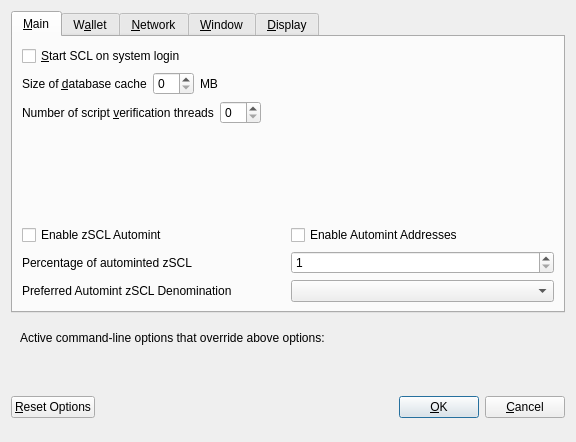
<?xml version="1.0" encoding="UTF-8"?>
<ui version="4.0">
 <class>OptionsDialog</class>
 <widget class="QDialog" name="OptionsDialog">
  <property name="geometry">
   <rect>
    <x>0</x>
    <y>0</y>
    <width>576</width>
    <height>442</height>
   </rect>
  </property>
  <property name="windowTitle">
   <string>Options</string>
  </property>
  <property name="modal">
   <bool>true</bool>
  </property>
  <layout class="QVBoxLayout" name="verticalLayout">
   <item>
    <widget class="QTabWidget" name="tabWidget">
     <property name="currentIndex">
      <number>0</number>
     </property>
     <widget class="QWidget" name="tabMain">
      <attribute name="title">
       <string>&amp;Main</string>
      </attribute>
      <layout class="QVBoxLayout" name="verticalLayout_Main">
       <item>
        <widget class="QCheckBox" name="bitcoinAtStartup">
         <property name="toolTip">
          <string>Automatically start SCL after logging in to the system.</string>
         </property>
         <property name="text">
          <string>&amp;Start SCL on system login</string>
         </property>
        </widget>
       </item>
       <item>
        <layout class="QHBoxLayout" name="horizontalLayout_2_Main">
         <item>
          <widget class="QLabel" name="databaseCacheLabel">
           <property name="text">
            <string>Size of &amp;database cache</string>
           </property>
           <property name="textFormat">
            <enum>Qt::PlainText</enum>
           </property>
           <property name="buddy">
            <cstring>databaseCache</cstring>
           </property>
          </widget>
         </item>
         <item>
          <widget class="QSpinBox" name="databaseCache"/>
         </item>
         <item>
          <widget class="QLabel" name="databaseCacheUnitLabel">
           <property name="text">
            <string>MB</string>
           </property>
           <property name="textFormat">
            <enum>Qt::PlainText</enum>
           </property>
          </widget>
         </item>
         <item>
          <spacer name="horizontalSpacer_2_Main">
           <property name="orientation">
            <enum>Qt::Horizontal</enum>
           </property>
           <property name="sizeHint" stdset="0">
            <size>
             <width>40</width>
             <height>20</height>
            </size>
           </property>
          </spacer>
         </item>
        </layout>
       </item>
       <item>
        <layout class="QHBoxLayout" name="horizontalLayout_3_Main">
         <item>
          <widget class="QLabel" name="threadsScriptVerifLabel">
           <property name="text">
            <string>Number of script &amp;verification threads</string>
           </property>
           <property name="textFormat">
            <enum>Qt::PlainText</enum>
           </property>
           <property name="buddy">
            <cstring>threadsScriptVerif</cstring>
           </property>
          </widget>
         </item>
         <item>
          <widget class="QSpinBox" name="threadsScriptVerif">
           <property name="toolTip">
            <string>(0 = auto, &lt;0 = leave that many cores free)</string>
           </property>
          </widget>
         </item>
         <item>
          <spacer name="horizontalSpacer_3_Main">
           <property name="orientation">
            <enum>Qt::Horizontal</enum>
           </property>
           <property name="sizeHint" stdset="0">
            <size>
             <width>40</width>
             <height>20</height>
            </size>
           </property>
          </spacer>
         </item>
        </layout>
       </item>
       <item>
        <spacer name="verticalSpacer_2">
         <property name="orientation">
          <enum>Qt::Vertical</enum>
         </property>
         <property name="sizeHint" stdset="0">
          <size>
           <width>20</width>
           <height>40</height>
          </size>
         </property>
        </spacer>
       </item>
       <item>
        <widget class="QWidget" name="verticalZpivOptionsWidget" native="true">
         <layout class="QVBoxLayout" name="verticalZpivOptionsLayout">
          <property name="margin">
           <number>0</number>
          </property>
          <item>
           <layout class="QHBoxLayout" name="horizontalAutomintingLayout">
            <item>
             <widget class="QCheckBox" name="checkBoxZeromintEnable">
              <property name="toolTip">
               <string>Enable automatic minting of SCL units to zSCL</string>
              </property>
              <property name="layoutDirection">
               <enum>Qt::LeftToRight</enum>
              </property>
              <property name="text">
               <string>Enable zSCL Automint</string>
              </property>
             </widget>
            </item>
            <item>
             <widget class="QCheckBox" name="checkBoxZeromintAddresses">
              <property name="toolTip">
               <string>Enable automatic zSCL minting from specific addresses</string>
              </property>
              <property name="layoutDirection">
               <enum>Qt::LeftToRight</enum>
              </property>
              <property name="text">
               <string>Enable Automint Addresses</string>
              </property>
             </widget>
            </item>
           </layout>
          </item>
          <item>
           <layout class="QHBoxLayout" name="horizontalZmintPercentageLayout">
            <item>
             <widget class="QLabel" name="percentage_label">
              <property name="toolTip">
               <string>Percentage of incoming SCL which get automatically converted to zSCL via Zerocoin Protocol (min: 10%)</string>
              </property>
              <property name="text">
               <string>Percentage of autominted zSCL</string>
              </property>
             </widget>
            </item>
            <item>
             <widget class="QSpinBox" name="zeromintPercentage">
              <property name="minimum">
               <number>1</number>
              </property>
              <property name="maximum">
               <number>100</number>
              </property>
             </widget>
            </item>
           </layout>
          </item>
          <item>
           <layout class="QHBoxLayout" name="horizontalLayout" stretch="0,0">
            <property name="sizeConstraint">
             <enum>QLayout::SetFixedSize</enum>
            </property>
            <item>
             <widget class="QLabel" name="labelPreferredDenom">
              <property name="maximumSize">
               <size>
                <width>16777215</width>
                <height>16777215</height>
               </size>
              </property>
              <property name="toolTip">
               <string>Wait with automatic conversion to Zerocoin until enough SCL for this denomination is available</string>
              </property>
              <property name="text">
               <string>Preferred Automint zSCL Denomination</string>
              </property>
             </widget>
            </item>
            <item>
             <widget class="QComboBox" name="preferredDenom">
              <property name="maximumSize">
               <size>
                <width>16777215</width>
                <height>27</height>
               </size>
              </property>
              <property name="toolTip">
               <string>Wait with automatic conversion to Zerocoin until enough SCL for this denomination is available</string>
              </property>
              <property name="maxVisibleItems">
               <number>9</number>
              </property>
              <property name="maxCount">
               <number>9</number>
              </property>
             </widget>
            </item>
           </layout>
          </item>
         </layout>
        </widget>
       </item>
      </layout>
     </widget>
     <widget class="QWidget" name="tabWallet">
      <attribute name="title">
       <string>W&amp;allet</string>
      </attribute>
      <layout class="QVBoxLayout" name="verticalLayout_Wallet">
       <item>
        <layout class="QHBoxLayout" name="horizontalLayout_2_Wallet">
         <item>
          <widget class="QLabel" name="labelStakeSplitThresholdText">
           <property name="text">
            <string>Stake split threshold:</string>
           </property>
          </widget>
         </item>
         <item>
          <widget class="QSpinBox" name="spinBoxStakeSplitThreshold">
           <property name="minimum">
            <number>1</number>
           </property>
           <property name="maximum">
            <number>999999</number>
           </property>
          </widget>
         </item>
        </layout>
       </item>
       <item>
        <widget class="QGroupBox" name="groupBox">
         <property name="title">
          <string>Expert</string>
         </property>
         <layout class="QVBoxLayout" name="verticalLayout_2">
          <item>
           <widget class="QCheckBox" name="coinControlFeatures">
            <property name="toolTip">
             <string>Whether to show coin control features or not.</string>
            </property>
            <property name="text">
             <string>Enable coin &amp;control features</string>
            </property>
           </widget>
          </item>
          <item>
           <widget class="QCheckBox" name="showMasternodesTab">
            <property name="toolTip">
             <string>Show additional tab listing all your masternodes in first sub-tab&lt;br/&gt;and all masternodes on the network in second sub-tab.</string>
            </property>
            <property name="text">
             <string>Show Masternodes Tab</string>
            </property>
           </widget>
          </item>
          <item>
           <widget class="QCheckBox" name="spendZeroConfChange">
            <property name="toolTip">
             <string>If you disable the spending of unconfirmed change, the change from a transaction&lt;br/&gt;cannot be used until that transaction has at least one confirmation.&lt;br/&gt;This also affects how your balance is computed.</string>
            </property>
            <property name="text">
             <string>&amp;Spend unconfirmed change</string>
            </property>
           </widget>
          </item>
         </layout>
        </widget>
       </item>
       <item>
        <spacer name="verticalSpacer_Wallet">
         <property name="orientation">
          <enum>Qt::Vertical</enum>
         </property>
         <property name="sizeHint" stdset="0">
          <size>
           <width>20</width>
           <height>40</height>
          </size>
         </property>
        </spacer>
       </item>
      </layout>
     </widget>
     <widget class="QWidget" name="tabNetwork">
      <attribute name="title">
       <string>&amp;Network</string>
      </attribute>
      <layout class="QVBoxLayout" name="verticalLayout_Network">
       <item>
        <widget class="QCheckBox" name="mapPortUpnp">
         <property name="toolTip">
          <string>Automatically open the SCL client port on the router. This only works when your router supports UPnP and it is enabled.</string>
         </property>
         <property name="text">
          <string>Map port using &amp;UPnP</string>
         </property>
        </widget>
       </item>
       <item>
        <widget class="QCheckBox" name="allowIncoming">
         <property name="toolTip">
          <string>Accept connections from outside</string>
         </property>
         <property name="text">
          <string>Allow incoming connections</string>
         </property>
        </widget>
       </item>
       <item>
        <widget class="QCheckBox" name="connectSocks">
         <property name="toolTip">
          <string>Connect to the SCL network through a SOCKS5 proxy.</string>
         </property>
         <property name="text">
          <string>&amp;Connect through SOCKS5 proxy (default proxy):</string>
         </property>
        </widget>
       </item>
       <item>
        <layout class="QHBoxLayout" name="horizontalLayout_1_Network">
         <item>
          <widget class="QLabel" name="proxyIpLabel">
           <property name="text">
            <string>Proxy &amp;IP:</string>
           </property>
           <property name="textFormat">
            <enum>Qt::PlainText</enum>
           </property>
           <property name="buddy">
            <cstring>proxyIp</cstring>
           </property>
          </widget>
         </item>
         <item>
          <widget class="QValidatedLineEdit" name="proxyIp">
           <property name="minimumSize">
            <size>
             <width>140</width>
             <height>0</height>
            </size>
           </property>
           <property name="maximumSize">
            <size>
             <width>140</width>
             <height>16777215</height>
            </size>
           </property>
           <property name="toolTip">
            <string>IP address of the proxy (e.g. IPv4: 127.0.0.1 / IPv6: ::1)</string>
           </property>
          </widget>
         </item>
         <item>
          <widget class="QLabel" name="proxyPortLabel">
           <property name="text">
            <string>&amp;Port:</string>
           </property>
           <property name="textFormat">
            <enum>Qt::PlainText</enum>
           </property>
           <property name="buddy">
            <cstring>proxyPort</cstring>
           </property>
          </widget>
         </item>
         <item>
          <widget class="QLineEdit" name="proxyPort">
           <property name="minimumSize">
            <size>
             <width>55</width>
             <height>0</height>
            </size>
           </property>
           <property name="maximumSize">
            <size>
             <width>55</width>
             <height>16777215</height>
            </size>
           </property>
           <property name="toolTip">
            <string>Port of the proxy (e.g. 9050)</string>
           </property>
          </widget>
         </item>
         <item>
          <spacer name="horizontalSpacer_1_Network">
           <property name="orientation">
            <enum>Qt::Horizontal</enum>
           </property>
           <property name="sizeHint" stdset="0">
            <size>
             <width>40</width>
             <height>20</height>
            </size>
           </property>
          </spacer>
         </item>
        </layout>
       </item>
       <item>
        <spacer name="verticalSpacer_Network">
         <property name="orientation">
          <enum>Qt::Vertical</enum>
         </property>
         <property name="sizeHint" stdset="0">
          <size>
           <width>20</width>
           <height>40</height>
          </size>
         </property>
        </spacer>
       </item>
      </layout>
     </widget>
     <widget class="QWidget" name="tabWindow">
      <attribute name="title">
       <string>&amp;Window</string>
      </attribute>
      <layout class="QVBoxLayout" name="verticalLayout_Window">
       <item>
        <widget class="QCheckBox" name="minimizeToTray">
         <property name="toolTip">
          <string>Show only a tray icon after minimizing the window.</string>
         </property>
         <property name="text">
          <string>&amp;Minimize to the tray instead of the taskbar</string>
         </property>
        </widget>
       </item>
       <item>
        <widget class="QCheckBox" name="minimizeOnClose">
         <property name="toolTip">
          <string>Minimize instead of exit the application when the window is closed. When this option is enabled, the application will be closed only after selecting Quit in the menu.</string>
         </property>
         <property name="text">
          <string>M&amp;inimize on close</string>
         </property>
        </widget>
       </item>
       <item>
        <spacer name="verticalSpacer_Window">
         <property name="orientation">
          <enum>Qt::Vertical</enum>
         </property>
         <property name="sizeHint" stdset="0">
          <size>
           <width>20</width>
           <height>40</height>
          </size>
         </property>
        </spacer>
       </item>
      </layout>
     </widget>
     <widget class="QWidget" name="tabDisplay">
      <attribute name="title">
       <string>&amp;Display</string>
      </attribute>
      <layout class="QVBoxLayout" name="verticalLayout_Display">
       <item>
        <layout class="QHBoxLayout" name="horizontalLayout_1_Display">
         <item>
          <widget class="QLabel" name="langLabel">
           <property name="text">
            <string>User Interface &amp;language:</string>
           </property>
           <property name="textFormat">
            <enum>Qt::PlainText</enum>
           </property>
           <property name="buddy">
            <cstring>lang</cstring>
           </property>
          </widget>
         </item>
         <item>
          <widget class="QValueComboBox" name="lang">
           <property name="toolTip">
            <string>The user interface language can be set here. This setting will take effect after restarting SCL.</string>
           </property>
          </widget>
         </item>
        </layout>
       </item>
       <item>
        <widget class="QLabel" name="label_3">
         <property name="toolTip">
          <string notr="true"/>
         </property>
         <property name="statusTip">
          <string notr="true"/>
         </property>
         <property name="whatsThis">
          <string notr="true"/>
         </property>
         <property name="accessibleName">
          <string notr="true"/>
         </property>
         <property name="text">
          <string>Language missing or translation incomplete? Help contributing translations here:
https://discord.gg/ARRRgQzpdZ</string>
         </property>
         <property name="wordWrap">
          <bool>true</bool>
         </property>
         <property name="openExternalLinks">
          <bool>true</bool>
         </property>
         <property name="textInteractionFlags">
          <set>Qt::TextBrowserInteraction</set>
         </property>
        </widget>
       </item>
       <item>
        <layout class="QHBoxLayout" name="horizontalLayout_2_Display" stretch="0,0">
         <item>
          <widget class="QLabel" name="themeLabel">
           <property name="text">
            <string>User Interface Theme:</string>
           </property>
          </widget>
         </item>
         <item>
          <widget class="QValueComboBox" name="theme"/>
         </item>
        </layout>
       </item>
       <item>
        <widget class="QWidget" name="verticalZpivDisplayWidget" native="true">
         <layout class="QVBoxLayout" name="verticalZpivDisplayLayout">
          <property name="margin">
           <number>0</number>
          </property>
          <item>
           <widget class="Line" name="line">
            <property name="orientation">
             <enum>Qt::Horizontal</enum>
            </property>
           </widget>
          </item>
          <item>
           <layout class="QHBoxLayout" name="horizontalLayout_3_Display">
            <item>
             <widget class="QLabel" name="unitLabel">
              <property name="text">
               <string>Unit to show amounts in:</string>
              </property>
              <property name="textFormat">
               <enum>Qt::PlainText</enum>
              </property>
             </widget>
            </item>
            <item>
             <widget class="QValueComboBox" name="unit">
              <property name="toolTip">
               <string>Choose the default subdivision unit to show in the interface and when sending coins.</string>
              </property>
             </widget>
            </item>
           </layout>
          </item>
          <item>
           <layout class="QHBoxLayout" name="horizontalLayout_4_Display">
            <item>
             <widget class="QLabel" name="digitsLabel">
              <property name="text">
               <string>Decimal digits</string>
              </property>
             </widget>
            </item>
            <item>
             <widget class="QValueComboBox" name="digits"/>
            </item>
           </layout>
          </item>
          <item>
           <layout class="QHBoxLayout" name="horizontalLayout_5_Display">
            <item>
             <widget class="QCheckBox" name="checkBoxHideZeroBalances">
              <property name="toolTip">
               <string>Hide empty balances</string>
              </property>
              <property name="layoutDirection">
               <enum>Qt::LeftToRight</enum>
              </property>
              <property name="text">
               <string>Hide empty balances</string>
              </property>
             </widget>
            </item>
            <item>
             <widget class="QCheckBox" name="checkBoxHideOrphans">
              <property name="toolTip">
               <string>Hide orphan stakes in transaction lists</string>
              </property>
              <property name="text">
               <string>Hide orphan stakes</string>
              </property>
             </widget>
            </item>
            <item>
             <spacer name="horizontalSpacer">
              <property name="orientation">
               <enum>Qt::Horizontal</enum>
              </property>
              <property name="sizeHint" stdset="0">
               <size>
                <width>40</width>
                <height>20</height>
               </size>
              </property>
             </spacer>
            </item>
           </layout>
          </item>
          <item>
           <layout class="QHBoxLayout" name="horizontalLayout_6_Display">
            <item>
             <widget class="QLabel" name="thirdPartyTxUrlsLabel">
              <property name="toolTip">
               <string>Third party URLs (e.g. a block explorer) that appear in the transactions tab as context menu items. %s in the URL is replaced by transaction hash. Multiple URLs are separated by vertical bar |.</string>
              </property>
              <property name="text">
               <string>Third party transaction URLs</string>
              </property>
             </widget>
            </item>
            <item>
             <widget class="QLineEdit" name="thirdPartyTxUrls">
              <property name="toolTip">
               <string>Third party URLs (e.g. a block explorer) that appear in the transactions tab as context menu items. %s in the URL is replaced by transaction hash. Multiple URLs are separated by vertical bar |.</string>
              </property>
             </widget>
            </item>
           </layout>
          </item>
         </layout>
        </widget>
       </item>
       <item>
        <spacer name="verticalSpacer">
         <property name="orientation">
          <enum>Qt::Vertical</enum>
         </property>
         <property name="sizeHint" stdset="0">
          <size>
           <width>20</width>
           <height>40</height>
          </size>
         </property>
        </spacer>
       </item>
      </layout>
     </widget>
    </widget>
   </item>
   <item>
    <widget class="QFrame" name="frame">
     <layout class="QVBoxLayout" name="verticalLayout_Bottom">
      <item>
       <layout class="QHBoxLayout" name="horizontalLayout_Bottom">
        <item>
         <widget class="QLabel" name="overriddenByCommandLineInfoLabel">
          <property name="text">
           <string>Active command-line options that override above options:</string>
          </property>
          <property name="textFormat">
           <enum>Qt::PlainText</enum>
          </property>
         </widget>
        </item>
        <item>
         <spacer name="horizontalSpacer_Bottom">
          <property name="orientation">
           <enum>Qt::Horizontal</enum>
          </property>
          <property name="sizeHint" stdset="0">
           <size>
            <width>40</width>
            <height>20</height>
           </size>
          </property>
         </spacer>
        </item>
       </layout>
      </item>
      <item>
       <widget class="QLabel" name="overriddenByCommandLineLabel">
        <property name="text">
         <string/>
        </property>
        <property name="textFormat">
         <enum>Qt::PlainText</enum>
        </property>
        <property name="wordWrap">
         <bool>true</bool>
        </property>
       </widget>
      </item>
     </layout>
    </widget>
   </item>
   <item>
    <layout class="QHBoxLayout" name="horizontalLayout_Buttons">
     <item>
      <widget class="QPushButton" name="resetButton">
       <property name="toolTip">
        <string>Reset all client options to default.</string>
       </property>
       <property name="text">
        <string>&amp;Reset Options</string>
       </property>
       <property name="autoDefault">
        <bool>false</bool>
       </property>
      </widget>
     </item>
     <item>
      <spacer name="horizontalSpacer_1">
       <property name="orientation">
        <enum>Qt::Horizontal</enum>
       </property>
       <property name="sizeHint" stdset="0">
        <size>
         <width>40</width>
         <height>48</height>
        </size>
       </property>
      </spacer>
     </item>
     <item>
      <widget class="QLabel" name="statusLabel">
       <property name="minimumSize">
        <size>
         <width>200</width>
         <height>0</height>
        </size>
       </property>
       <property name="font">
        <font>
         <weight>75</weight>
         <bold>true</bold>
        </font>
       </property>
       <property name="text">
        <string/>
       </property>
       <property name="textFormat">
        <enum>Qt::PlainText</enum>
       </property>
       <property name="wordWrap">
        <bool>true</bool>
       </property>
      </widget>
     </item>
     <item>
      <spacer name="horizontalSpacer_2">
       <property name="orientation">
        <enum>Qt::Horizontal</enum>
       </property>
       <property name="sizeHint" stdset="0">
        <size>
         <width>40</width>
         <height>48</height>
        </size>
       </property>
      </spacer>
     </item>
     <item>
      <widget class="QPushButton" name="okButton">
       <property name="text">
        <string>&amp;OK</string>
       </property>
       <property name="autoDefault">
        <bool>false</bool>
       </property>
       <property name="default">
        <bool>true</bool>
       </property>
      </widget>
     </item>
     <item>
      <widget class="QPushButton" name="cancelButton">
       <property name="text">
        <string>&amp;Cancel</string>
       </property>
       <property name="autoDefault">
        <bool>false</bool>
       </property>
      </widget>
     </item>
    </layout>
   </item>
  </layout>
 </widget>
 <customwidgets>
  <customwidget>
   <class>QValidatedLineEdit</class>
   <extends>QLineEdit</extends>
   <header>qvalidatedlineedit.h</header>
  </customwidget>
  <customwidget>
   <class>QValueComboBox</class>
   <extends>QComboBox</extends>
   <header>qvaluecombobox.h</header>
  </customwidget>
 </customwidgets>
 <resources/>
 <connections/>
</ui>
